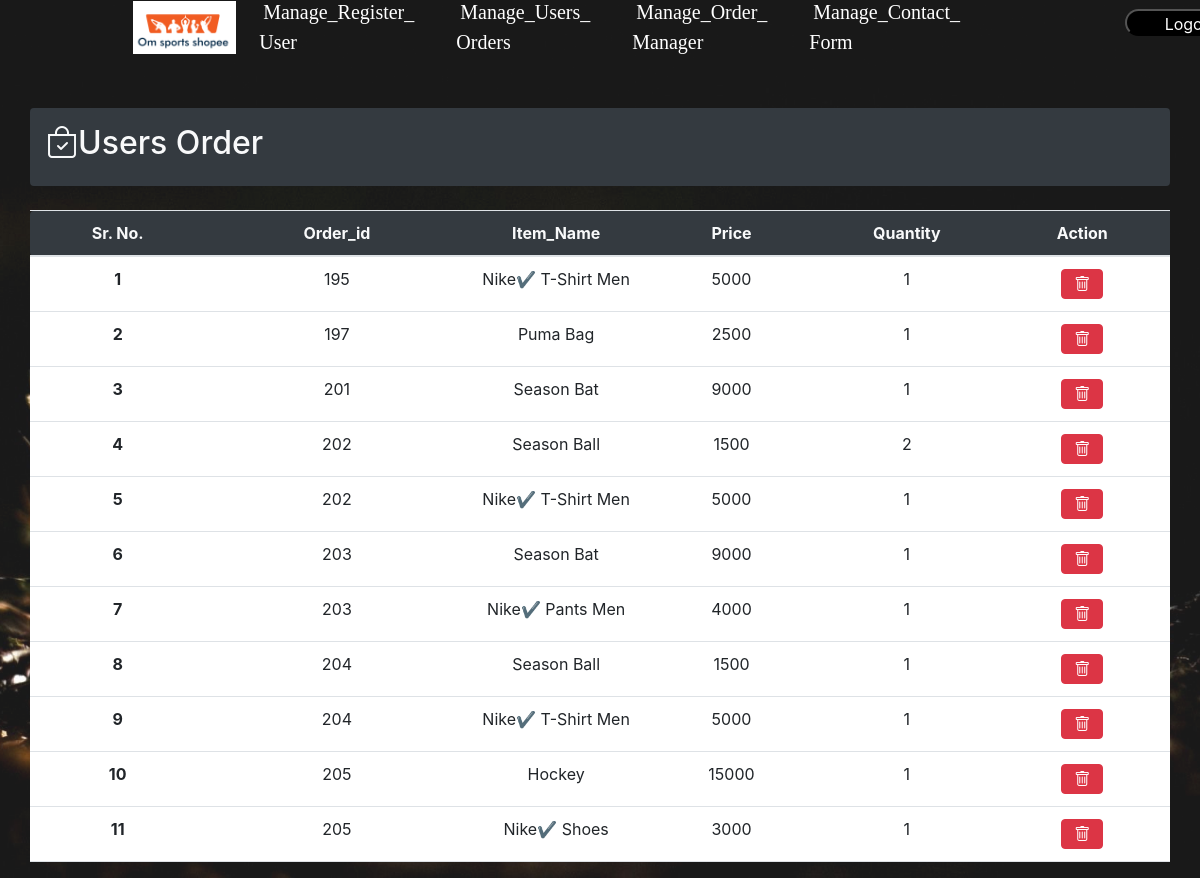
Screenshot of /admin/manage_user_manager/manage_user_manager.php with the database file from the repository.
### tables this page shows
CREATE TABLE IF NOT EXISTS `user_orders` (
  `Order_id` int NOT NULL,
  `Item_Name` varchar(255) NOT NULL,
  `Price` varchar(255) NOT NULL,
  `Quantity` varchar(255) NOT NULL,
  KEY `Order_id` (`Order_id`)
);

### admin/manage_user_manager/manage_user_manager.php (the view, shortened to what this page needs)
<?php
    require("dbcon.php");
?>
<!DOCTYPE html>
<html lang="en">
<head>
    <link rel="stylesheet" href="../manage_user_manager/manage_user_manager.css">
    <link href="https://cdn.jsdelivr.net/npm/bootstrap@5.1.3/dist/css/bootstrap.min.css" rel="stylesheet">
    <link rel="stylesheet" href="https://cdn.jsdelivr.net/npm/bootstrap@4.5.3/dist/css/bootstrap.min.css">
    <link rel="stylesheet" href="https://cdn.jsdelivr.net/npm/bootstrap-icons@1.7.2/font/bootstrap-icons.css">
    <link rel="stylesheet" href="https://cdnjs.cloudflare.com/ajax/libs/font-awesome/6.0.0-beta3/css/all.min.css">
</head>
<nav id="navbar">
    <ul>
        <div class="nav-img">
            <img src="../../img/omsportsshopee logo.png" alt="" srcset="">
        </div>
        <li> <a href="../manage_register_user/manage_register_user.php">Manage_Register_<br>User</a> </li>
        <li> <a href="../manage_user_manager/manage_user_manager.php">Manage_Users_<br>Orders</a> </li>
        <li> <a href="../manage_order_manager/manage_order_manager.php">Manage_Order_<br>Manager</a> </li>
        <li> <a href="../manage_contact_form/manage_contact_form.php">Manage_Contact_<br>Form</a> </li>
    </ul>
</nav>
<button class="btn1"> <a href="../../login_register/logout.php">Logout</a></button>
<body class="bg-light" id="topregi">
    <div class="container bg-dark text-light p-3 rounded my-4">
        <div class="d-flex align-items-center justify-content-between">
            <h2><i class="bi bi-bag-check"></i>Users Order</h2>
        </div>
    </div>
<div class="container mt-4 p-0">
		<table class="table table-hover text-center">
			<thead class="bg-dark text-light">
				<tr>
					<th width="10%" scope="col" class="rounded-start">Sr. No.</th>
					<th width="15%" scope="col">Order_id</th>
					<th width="10%" scope="col">Item_Name</th>
					<th width="10%" scope="col">Price</th>
					<th width="10%" scope="col">Quantity</th>
                    <th width="10%" scope="col">Action</th>
				</tr>
			</thead>
			<tbody class="bg-white">
				<?php
				$query = "SELECT * FROM `user_orders`";
				$result = mysqli_query($con, $query);
				$i = 1;
				while ($fetch = mysqli_fetch_assoc($result)) {
					echo <<<product
								<tr class="align-middle">
								<th scope="row">$i</th>
								<td>$fetch[Order_id]</td>
								<td>$fetch[Item_Name]</td>
								<td>$fetch[Price]</td>
								<td>$fetch[Quantity]</td>
								<td>
								<button onclick="confirm_rem($fetch[Order_id])" class="btn btn-danger"><i class="bi bi-trash"></i></button>
								</td>
								</tr>
								product;
					$i++;
				}
				?>
			</tbody>
		</table>
	</div>
</body>
</html>

### admin/manage_user_manager/manage_user_manager.css (style rules this page uses)
#navbar { position: fixed; width: 100%; }
#navbar ul { display: flex; flex-direction: row; justify-content: center; align-items: center; margin-left: -10%; margin-top: -120px; }
#navbar li { list-style: none; padding: 3px 11px; font-family: 'Yeon Sung', cursive; margin: 6px 10px; font-size: 20px; }
#navbar li a { padding: 2px; margin: 2px; color: white; text-decoration: none; }
.nav-img img { height: 53px; margin: 2px; }
.btn1 { width: 11%; margin-left: 1125px; height: 27px; cursor: pointer; text-decoration: none; background-color: black; position: fixed; border-radius: 20px; margin-top: -99px; }
.btn1 a { color: white; }
#topregi { margin-top: 9%; }
body::before { content: ""; background:url('../../img/adminimg.jpg') no-repeat center center/cover; height: 100%; width: 100%; position: absolute; top: 0px; left: 0px; z-index: -1; opacity: 0.9; }

### rows the page displays
user_orders: Order "195", Item_Name "Nike✔ T-Shirt Men", Price "5000", Quantity "1"
user_orders: Order "197", Item_Name "Puma Bag", Price "2500", Quantity "1"
user_orders: Order "201", Item_Name "Season Bat", Price "9000", Quantity "1"
user_orders: Order "202", Item_Name "Season Ball", Price "1500", Quantity "2"
user_orders: Order "202", Item_Name "Nike✔ T-Shirt Men", Price "5000", Quantity "1"
user_orders: Order "203", Item_Name "Season Bat", Price "9000", Quantity "1"
user_orders: Order "203", Item_Name "Nike✔ Pants Men", Price "4000", Quantity "1"
user_orders: Order "204", Item_Name "Season Ball", Price "1500", Quantity "1"
user_orders: Order "204", Item_Name "Nike✔ T-Shirt Men", Price "5000", Quantity "1"
user_orders: Order "205", Item_Name "Hockey", Price "15000", Quantity "1"
user_orders: Order "205", Item_Name "Nike✔ Shoes", Price "3000", Quantity "1"
